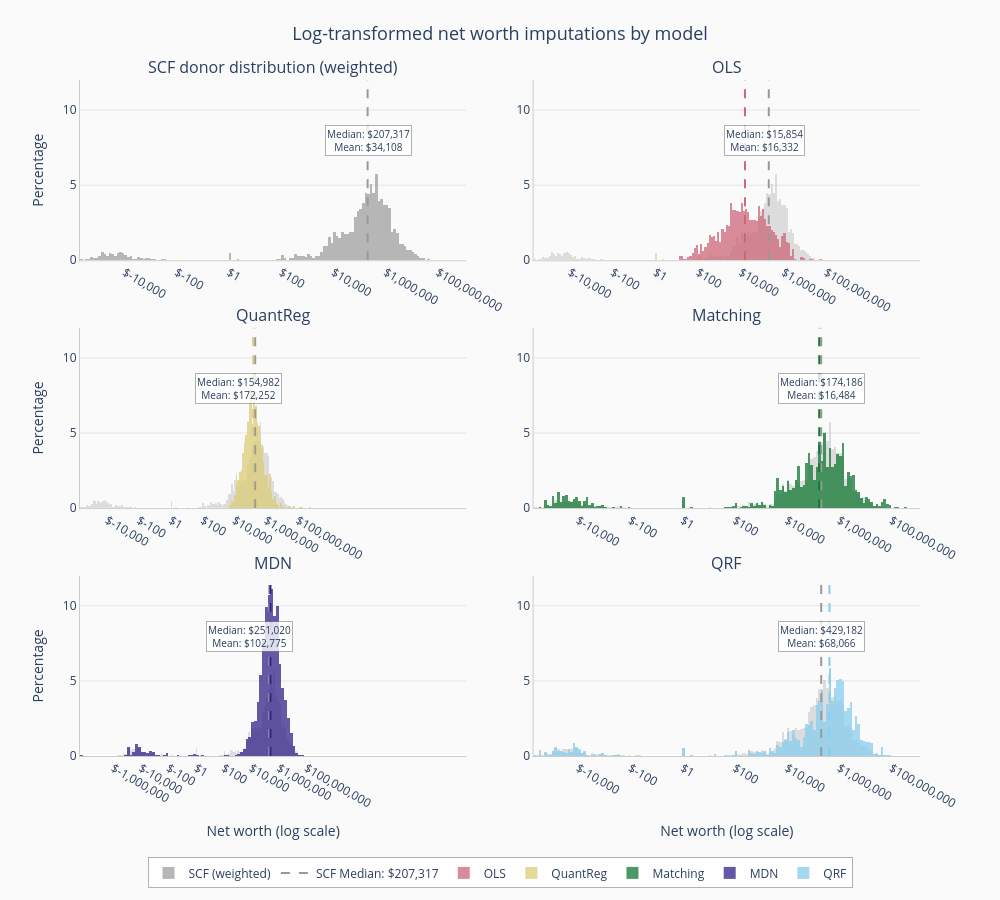

The notebook cell saved with this chart:
### Code cell
# Create dictionary of model results
model_results = autoimpute_results.imputations.copy()
model_results["QRF"] = model_results["best_method"]
del model_results["best_method"]

# Create and show the combined plot
combined_fig = plot_all_models_log_distributions(
    scf_data, model_results,
    donor_weights=scf_data["wgt"], receiver_weights=cps_data["household_weight"],
)
combined_fig.show()

### Figure 1 — Plotly figure (JSON) as saved in the notebook; plotly's stock layout.template omitted (floating-point values rounded to 4 significant figures; data arrays with more than 128 entries replaced by an {"elided": "..."} marker saying what was removed)
{"data": [{"histnorm": "percent", "marker": {"color": "#999999"}, "name": "SCF (weighted)", "nbinsx": 200, "opacity": 0.7, "showlegend": true, "type": "histogram", "x": {"elided": "22975 float values"}, "xaxis": "x", "yaxis": "y"}, {"line": {"color": "#999999", "dash": "dash", "width": 2}, "mode": "lines", "name": "SCF Median: $207,317", "showlegend": true, "type": "scatter", "x": [5.317, 5.317], "xaxis": "x", "y": [0, 12], "yaxis": "y"}, {"histnorm": "percent", "marker": {"color": "#999999"}, "name": "SCF (weighted)", "nbinsx": 200, "opacity": 0.3, "showlegend": false, "type": "histogram", "x": {"elided": "22975 float values"}, "xaxis": "x2", "yaxis": "y2"}, {"histnorm": "percent", "marker": {"color": "#CC6677"}, "name": "OLS", "nbinsx": 200, "opacity": 0.75, "showlegend": true, "type": "histogram", "x": {"elided": "18395 float values"}, "xaxis": "x2", "yaxis": "y2"}, {"line": {"color": "#999999", "dash": "dash", "width": 2}, "mode": "lines", "name": "SCF Median", "showlegend": false, "type": "scatter", "x": [5.317, 5.317], "xaxis": "x2", "y": [0, 12], "yaxis": "y2"}, {"line": {"color": "#CC6677", "dash": "dash", "width": 2}, "mode": "lines", "name": "OLS Median", "showlegend": false, "type": "scatter", "x": [4.2, 4.2], "xaxis": "x2", "y": [0, 12], "yaxis": "y2"}, {"histnorm": "percent", "marker": {"color": "#999999"}, "name": "SCF (weighted)", "nbinsx": 200, "opacity": 0.3, "showlegend": false, "type": "histogram", "x": {"elided": "22975 float values"}, "xaxis": "x3", "yaxis": "y3"}, {"histnorm": "percent", "marker": {"color": "#DDCC77"}, "name": "QuantReg", "nbinsx": 200, "opacity": 0.75, "showlegend": true, "type": "histogram", "x": {"elided": "18395 float values"}, "xaxis": "x3", "yaxis": "y3"}, {"line": {"color": "#999999", "dash": "dash", "width": 2}, "mode": "lines", "name": "SCF Median", "showlegend": false, "type": "scatter", "x": [5.317, 5.317], "xaxis": "x3", "y": [0, 12], "yaxis": "y3"}, {"line": {"color": "#DDCC77", "dash": "dash", "width": 2}, "mode": "lines", "name": "QuantReg Median", "showlegend": false, "type": "scatter", "x": [5.19, 5.19], "xaxis": "x3", "y": [0, 12], "yaxis": "y3"}, {"histnorm": "percent", "marker": {"color": "#999999"}, "name": "SCF (weighted)", "nbinsx": 200, "opacity": 0.3, "showlegend": false, "type": "histogram", "x": {"elided": "22975 float values"}, "xaxis": "x4", "yaxis": "y4"}, {"histnorm": "percent", "marker": {"color": "#117733"}, "name": "Matching", "nbinsx": 200, "opacity": 0.75, "showlegend": true, "type": "histogram", "x": {"elided": "18395 float values"}, "xaxis": "x4", "yaxis": "y4"}, {"line": {"color": "#999999", "dash": "dash", "width": 2}, "mode": "lines", "name": "SCF Median", "showlegend": false, "type": "scatter", "x": [5.317, 5.317], "xaxis": "x4", "y": [0, 12], "yaxis": "y4"}, {"line": {"color": "#117733", "dash": "dash", "width": 2}, "mode": "lines", "name": "Matching Median", "showlegend": false, "type": "scatter", "x": [5.241, 5.241], "xaxis": "x4", "y": [0, 12], "yaxis": "y4"}, {"histnorm": "percent", "marker": {"color": "#999999"}, "name": "SCF (weighted)", "nbinsx": 200, "opacity": 0.3, "showlegend": false, "type": "histogram", "x": {"elided": "22975 float values"}, "xaxis": "x5", "yaxis": "y5"}, {"histnorm": "percent", "marker": {"color": "#332288"}, "name": "MDN", "nbinsx": 200, "opacity": 0.75, "showlegend": true, "type": "histogram", "x": {"elided": "18395 float values"}, "xaxis": "x5", "yaxis": "y5"}, {"line": {"color": "#999999", "dash": "dash", "width": 2}, "mode": "lines", "name": "SCF Median", "showlegend": false, "type": "scatter", "x": [5.317, 5.317], "xaxis": "x5", "y": [0, 12], "yaxis": "y5"}, {"line": {"color": "#332288", "dash": "dash", "width": 2}, "mode": "lines", "name": "MDN Median", "showlegend": false, "type": "scatter", "x": [5.4, 5.4], "xaxis": "x5", "y": [0, 12], "yaxis": "y5"}, {"histnorm": "percent", "marker": {"color": "#999999"}, "name": "SCF (weighted)", "nbinsx": 200, "opacity": 0.3, "showlegend": false, "type": "histogram", "x": {"elided": "22975 float values"}, "xaxis": "x6", "yaxis": "y6"}, {"histnorm": "percent", "marker": {"color": "#88CCEE"}, "name": "QRF", "nbinsx": 200, "opacity": 0.75, "showlegend": true, "type": "histogram", "x": {"elided": "18395 float values"}, "xaxis": "x6", "yaxis": "y6"}, {"line": {"color": "#999999", "dash": "dash", "width": 2}, "mode": "lines", "name": "SCF Median", "showlegend": false, "type": "scatter", "x": [5.317, 5.317], "xaxis": "x6", "y": [0, 12], "yaxis": "y6"}, {"line": {"color": "#88CCEE", "dash": "dash", "width": 2}, "mode": "lines", "name": "QRF Median", "showlegend": false, "type": "scatter", "x": [5.633, 5.633], "xaxis": "x6", "y": [0, 12], "yaxis": "y6"}], "layout": {"annotations": [{"font": {"size": 16}, "showarrow": false, "text": "SCF donor distribution (weighted)", "x": 0.23, "xanchor": "center", "xref": "paper", "y": 1, "yanchor": "bottom", "yref": "paper"}, {"font": {"size": 16}, "showarrow": false, "text": "OLS", "x": 0.77, "xanchor": "center", "xref": "paper", "y": 1, "yanchor": "bottom", "yref": "paper"}, {"font": {"size": 16}, "showarrow": false, "text": "QuantReg", "x": 0.23, "xanchor": "center", "xref": "paper", "y": 0.6333, "yanchor": "bottom", "yref": "paper"}, {"font": {"size": 16}, "showarrow": false, "text": "Matching", "x": 0.77, "xanchor": "center", "xref": "paper", "y": 0.6333, "yanchor": "bottom", "yref": "paper"}, {"font": {"size": 16}, "showarrow": false, "text": "MDN", "x": 0.23, "xanchor": "center", "xref": "paper", "y": 0.2667, "yanchor": "bottom", "yref": "paper"}, {"font": {"size": 16}, "showarrow": false, "text": "QRF", "x": 0.77, "xanchor": "center", "xref": "paper", "y": 0.2667, "yanchor": "bottom", "yref": "paper"}, {"bgcolor": "rgba(255,255,255,0.8)", "bordercolor": "rgba(0,0,0,0.3)", "borderwidth": 1, "font": {"size": 10}, "showarrow": false, "text": "Median: $207,317<br>Mean: $34,108", "x": 7, "xanchor": "right", "xref": "x", "y": 9, "yanchor": "top", "yref": "y"}, {"bgcolor": "rgba(255,255,255,0.8)", "bordercolor": "rgba(0,0,0,0.3)", "borderwidth": 1, "font": {"size": 10}, "showarrow": false, "text": "Median: $15,854<br>Mean: $16,332", "x": 7, "xanchor": "right", "xref": "x2", "y": 9, "yanchor": "top", "yref": "y2"}, {"bgcolor": "rgba(255,255,255,0.8)", "bordercolor": "rgba(0,0,0,0.3)", "borderwidth": 1, "font": {"size": 10}, "showarrow": false, "text": "Median: $154,982<br>Mean: $172,252", "x": 7, "xanchor": "right", "xref": "x3", "y": 9, "yanchor": "top", "yref": "y3"}, {"bgcolor": "rgba(255,255,255,0.8)", "bordercolor": "rgba(0,0,0,0.3)", "borderwidth": 1, "font": {"size": 10}, "showarrow": false, "text": "Median: $174,186<br>Mean: $16,484", "x": 7, "xanchor": "right", "xref": "x4", "y": 9, "yanchor": "top", "yref": "y4"}, {"bgcolor": "rgba(255,255,255,0.8)", "bordercolor": "rgba(0,0,0,0.3)", "borderwidth": 1, "font": {"size": 10}, "showarrow": false, "text": "Median: $251,020<br>Mean: $102,775", "x": 7, "xanchor": "right", "xref": "x5", "y": 9, "yanchor": "top", "yref": "y5"}, {"bgcolor": "rgba(255,255,255,0.8)", "bordercolor": "rgba(0,0,0,0.3)", "borderwidth": 1, "font": {"size": 10}, "showarrow": false, "text": "Median: $429,182<br>Mean: $68,066", "x": 7, "xanchor": "right", "xref": "x6", "y": 9, "yanchor": "top", "yref": "y6"}], "barmode": "overlay", "height": 900, "legend": {"bgcolor": "rgba(255,255,255,0.8)", "bordercolor": "rgba(0,0,0,0.3)", "borderwidth": 1, "orientation": "h", "x": 0.5, "xanchor": "center", "y": -0.15, "yanchor": "top"}, "margin": {"b": 80, "r": 80, "t": 80}, "paper_bgcolor": "#FAFAFA", "plot_bgcolor": "#FAFAFA", "showlegend": true, "title": {"font": {"size": 18}, "text": "Log-transformed net worth imputations by model", "x": 0.5, "xanchor": "center"}, "width": 1000, "xaxis": {"anchor": "y", "domain": [0, 0.46], "linecolor": "#CCCCCC", "showgrid": false, "showline": true, "ticktext": ["$-1,000,000", "$-10,000", "$-100", "$1", "$100", "$10,000", "$1,000,000", "$100,000,000"], "tickvals": [-6, -4, -2, 0, 2, 4, 6, 8], "title": {"text": ""}}, "xaxis2": {"anchor": "y2", "domain": [0.54, 1], "linecolor": "#CCCCCC", "showgrid": false, "showline": true, "ticktext": ["$-1,000,000", "$-10,000", "$-100", "$1", "$100", "$10,000", "$1,000,000", "$100,000,000"], "tickvals": [-6, -4, -2, 0, 2, 4, 6, 8], "title": {"text": ""}}, "xaxis3": {"anchor": "y3", "domain": [0, 0.46], "linecolor": "#CCCCCC", "showgrid": false, "showline": true, "ticktext": ["$-1,000,000", "$-10,000", "$-100", "$1", "$100", "$10,000", "$1,000,000", "$100,000,000"], "tickvals": [-6, -4, -2, 0, 2, 4, 6, 8], "title": {"text": ""}}, "xaxis4": {"anchor": "y4", "domain": [0.54, 1], "linecolor": "#CCCCCC", "showgrid": false, "showline": true, "ticktext": ["$-1,000,000", "$-10,000", "$-100", "$1", "$100", "$10,000", "$1,000,000", "$100,000,000"], "tickvals": [-6, -4, -2, 0, 2, 4, 6, 8], "title": {"text": ""}}, "xaxis5": {"anchor": "y5", "domain": [0, 0.46], "linecolor": "#CCCCCC", "showgrid": false, "showline": true, "ticktext": ["$-1,000,000", "$-10,000", "$-100", "$1", "$100", "$10,000", "$1,000,000", "$100,000,000"], "tickvals": [-6, -4, -2, 0, 2, 4, 6, 8], "title": {"text": "Net worth (log scale)"}}, "xaxis6": {"anchor": "y6", "domain": [0.54, 1], "linecolor": "#CCCCCC", "showgrid": false, "showline": true, "ticktext": ["$-1,000,000", "$-10,000", "$-100", "$1", "$100", "$10,000", "$1,000,000", "$100,000,000"], "tickvals": [-6, -4, -2, 0, 2, 4, 6, 8], "title": {"text": "Net worth (log scale)"}}, "yaxis": {"anchor": "x", "domain": [0.7333, 1], "gridcolor": "#E5E5E5", "gridwidth": 1, "linecolor": "#CCCCCC", "range": [0, 12], "showgrid": true, "showline": true, "title": {"text": "Percentage"}}, "yaxis2": {"anchor": "x2", "domain": [0.7333, 1], "gridcolor": "#E5E5E5", "gridwidth": 1, "linecolor": "#CCCCCC", "range": [0, 12], "showgrid": true, "showline": true, "title": {"text": ""}}, "yaxis3": {"anchor": "x3", "domain": [0.3667, 0.6333], "gridcolor": "#E5E5E5", "gridwidth": 1, "linecolor": "#CCCCCC", "range": [0, 12], "showgrid": true, "showline": true, "title": {"text": "Percentage"}}, "yaxis4": {"anchor": "x4", "domain": [0.3667, 0.6333], "gridcolor": "#E5E5E5", "gridwidth": 1, "linecolor": "#CCCCCC", "range": [0, 12], "showgrid": true, "showline": true, "title": {"text": ""}}, "yaxis5": {"anchor": "x5", "domain": [0, 0.2667], "gridcolor": "#E5E5E5", "gridwidth": 1, "linecolor": "#CCCCCC", "range": [0, 12], "showgrid": true, "showline": true, "title": {"text": "Percentage"}}, "yaxis6": {"anchor": "x6", "domain": [0, 0.2667], "gridcolor": "#E5E5E5", "gridwidth": 1, "linecolor": "#CCCCCC", "range": [0, 12], "showgrid": true, "showline": true, "title": {"text": ""}}}}
